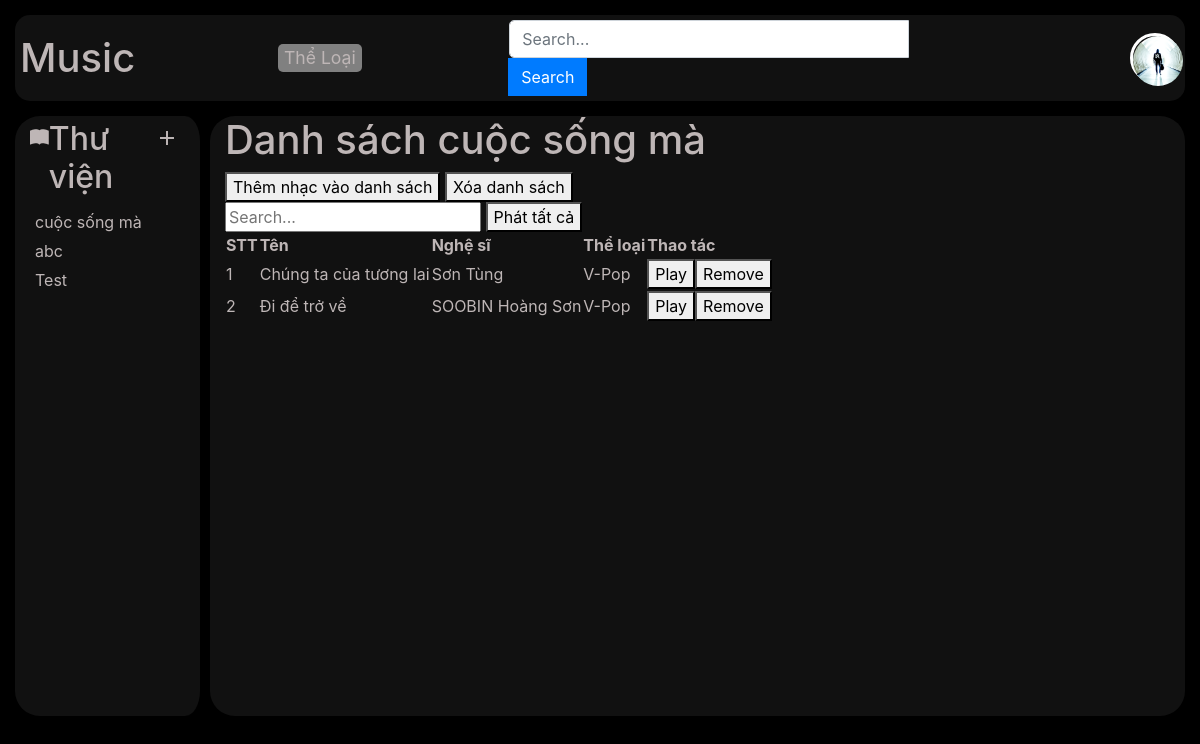
/Home/List?id=16 (signed in), run on the app's committed database.
### tables this page shows
CREATE TABLE `library` (
  `IdList` int(11) NOT NULL,
  `NameList` varchar(255) NOT NULL
);

CREATE TABLE `storemusic` (
  `IdMusic` int(11) NOT NULL,
  `NameMusic` varchar(1000) NOT NULL,
  `NameImageMusic` varchar(100) NOT NULL,
  `View` int(11) NOT NULL DEFAULT 0,
  `state` bit(2) NOT NULL
);

### mvc/code/controller.php (called while the page is built, shortened)
<?php
class controller
{
    public function model($model)
    {
        if ($model != "test")
            return new $model;
    }
    public function view($view, $data = [])
    {
        require_once "./mvc/view/" . $view . ".php";
    }
}

### mvc/controller/Home.php (called while the page is built, shortened)
<?php
    class Home extends controller{
        public $a;
        public function __construct()
        {
            $this->a=$this->model("MusicModel");
        }
        function List(){
            $this->view("master1",[
                "page"=>"List",
                "MS" => $this->a->Music(),
                "Lib"=> $this->a->Library(),
                "getlist" => $this->a->getListMusic(),
                "Album"=> $this->a->Album(),
                "getalbum" => $this->a->getAlbumMusic(),
                "Category"=> $this->a->Category()
                ]);
        }
    }
?>

### mvc/code/app.php (called while the page is built, shortened)
<?php
class App
{
    protected $action = "Show";
    function __construct()
    {
        $arr = $this->UrlProcess();
        if (file_exists("./mvc/controller/" . $arr[0] . ".php")) {
            $this->controller = $arr[0];
            unset($arr[0]);
        };
        $this->controller = new $this->controller;
        if (isset($arr[1])) {
            if (method_exists($this->controller, $arr[1])) {
                $this->action = $arr[1];
            }
            unset($arr[1]);
        }
        $this->params = $arr ? array_values($arr) : [];
        $controllerInstance = new $this->controller();
        call_user_func_array([$controllerInstance, $this->action], $this->params);
    }
    function UrlProcess()
    {
        if (isset($_GET["url"])) {
            return explode("/", filter_var(trim($_GET["url"])));
        }
    }
}

### index.php (called while the page is built, shortened)
<?php
$myApp = new App();
?>

### mvc/code/DB.php (called while the page is built, shortened)
<?php
class DB{
    protected $servername = "localhost";
    protected $username = "root";
    protected $password = "";
    function __construct()
    {
        $this->con=mysqli_connect($this->servername,$this->username,$this->password);
    }
}
?>

### mvc/model/MusicModel.php (called while the page is built, shortened)
<?php
class MusicModel extends DB
{
    public function Music()
    {
        $sql = "SELECT storemusic.IdMusic, storemusic.NameMusic, GROUP_CONCAT(DISTINCT artist.NameArtist ORDER BY artist.IdArtist SEPARATOR ' x ') AS NameArtist, category.NameCategory, storemusic.NameImageMusic
            FROM song_artist
            JOIN storemusic ON song_artist.IdMusic = storemusic.IdMusic
            JOIN song_category ON song_artist.IdMusic  = song_category.IdMusic
            JOIN category on song_category.IdCategory=category.IdCategory
            JOIN artist ON song_artist.IdArtist = artist.IdArtist
            GROUP BY storemusic.IdMusic, storemusic.NameMusic,category.NameCategory, storemusic.NameImageMusic";
        return mysqli_query($this->con, $sql);
    }
    public function Library()
    {
        if ($_SESSION['userid'] != 1) {
            $sql = "SELECT library.IdList AS Id, library.NameList AS Name
            FROM library
            JOIN account_library ON library.IdList = account_library.IdList
            WHERE account_library.IdAccount = ?";
        } else {
            $sql = "SELECT album.IdAlbum AS Id,album.NameAlbum AS Name
            FROM album JOIN account_album on album.IdAlbum=account_album.IdAlbum
            WHERE account_album.IdAccount=?";
        }
        $stmt = $this->con->prepare($sql);
        $stmt->bind_param('i', $_SESSION['userid']);
        $stmt->execute();
        $result = $stmt->get_result();
        if ($result) {
            return $result->fetch_all(MYSQLI_ASSOC);
        } else {
            return [];
        }
    }
    public function getListMusic()
    {
        $sql = "SELECT storemusic.IdMusic,storemusic.NameMusic,category.NameCategory,GROUP_CONCAT(DISTINCT artist.NameArtist SEPARATOR ' x ') AS NameArtist
        FROM song_artist join artist on song_artist.IdArtist= artist.IdArtist
		JOIN song_category ON song_artist.IdMusic = song_category.IdMusic
        join category on song_category.IdCategory=category.IdCategory
        join storemusic on song_artist.IdMusic=storemusic.IdMusic
        JOIN listmusic on song_artist.IdMusic=listmusic.IdMusic
        join library on listmusic.IdList=library.IdList
        join account_library on library.IdList= account_library.IdList
        WHERE IdAccount=? And listmusic.IdList=?
        GROUP BY storemusic.IdMusic,storemusic.IdMusic,category.NameCategory";
        $stmt = $this->con->prepare($sql);
        $stmt->bind_param('ii', $_SESSION['userid'], $_GET['id']);
        $stmt->execute();
        $result = $stmt->get_result();
        $listMusic = array();
        if ($result->num_rows > 0) {
            while ($row = $result->fetch_assoc()) {
                $list = array(
                    "IdMusic" => $row["IdMusic"],
                    "NameMusic" => $row["NameMusic"],
                    "NameArtist" => $row["NameArtist"],
                    "NameCategory" => $row["NameCategory"]
                );
                array_push($listMusic, $list);
            }
        }
        return $listMusic;
    }
}

### mvc/view/block/List.php (the view, shortened to what this page needs)
<link rel="stylesheet" type="text/css" href="../public/css/List.scss">
<div id="list">
    <?php if ($_SESSION['userid'] != 1): ?>
        <div class="header-list">
            <h1>Danh sách <?php foreach ($data["Lib"] as $print) {
                                if ($print['Id'] == $_GET['id']) {
                                    echo $print['Name'];
                                    break;
                                }
                            } ?></h1>
            <div>
                <button id="buttonToAddList1">Thêm nhạc vào danh sách</button>
                <button onclick="delDanhSachPhat()">Xóa danh sách</button>
            </div>
        </div>
        <div class="search">
            <input type="text" class="search-form" placeholder="Search...">
            <button onclick="playMusicFromList()">Phát tất cả</button>
        </div>
        <div class="list-library">
            <table id="song-list">
                <tr>
                    <th>STT</th>
                    <th>Tên</th>
                    <th>Nghệ sĩ</th>
                    <th>Thể loại</th>
                    <th>Thao tác</th>
                </tr>
                <?php
                $stt = 1;
                foreach ($data["getlist"] as $print) {
                    echo '<tr><td>';
                    echo $stt;
                    echo '</td><td>';
                    echo htmlspecialchars($print['NameMusic']);
                    echo '</td><td>';
                    echo htmlspecialchars($print['NameArtist']);
                    echo '</td><td>';
                    echo htmlspecialchars($print['NameCategory']);
                    echo '</tb><td>';
                    if ($stt === 1) {
                        echo '<button id="playFirstMusic" onclick="playMusic(this)" data-idMusic="' .htmlspecialchars($print['IdMusic']) . '">Play</button>';
                    } else echo '<button  onclick="playMusic(this)" data-idMusic="' . htmlspecialchars($print['IdMusic']) . '">Play</button>';
                    echo '<button onclick="deleteMusicFromDanhSachPhat(this)" data-idMusic="' . htmlspecialchars($print['IdMusic']) . '">Remove</button>';
                    echo '</td></tr>';
                    $stt++;
                }
                ?>
            </table>
        </div>
    <?php endif; ?>
</div>

### mvc/view/block/library.php (shortened to what this page needs)
<head>
    <link rel="stylesheet" type="text/css" href="../public/css/library.css">
</head>
<div class="container-fluid library col-md-2 pt-1">
    <div class="title d-flex">
        <?php if (isset($_SESSION['userid'])) {
            if ($_SESSION['userid'] == 1)
                echo "<h2>Album</h2>";
            else echo "<h2>Thư viện</h2>";
        } else echo "<h2>Thư viện</h2>";
        ?>
        <button class="material-icons"
            <?php if (isset($_SESSION["loginedin"])) echo 'onclick="Show()"';
            else echo 'onclick="showLogin()"' ?>>add</button>
    </div>
    <div class="listmusic">
        <?php
        if (isset($_SESSION["loginedin"])) {
            if (!empty($data["Lib"])) {
                foreach ($data["Lib"] as $print) {
                    echo '<div class="items-list">';
                    echo '<a href="./List?id=' . $print['Id'] . '">' . $print['Name'] . '</a>';
                    echo '</div>';
                }
            } else {
                echo "<p>Hãy tạo danh sách phát đầu tiên của bạn!</p>";
            }
        } else
            echo "<p>Hãy thêm danh sách phát cho chính mình!</p>";
        ?>
    </div>
</div>

### public/css/master1.css (style rules this page uses)
body { color: rgb(190, 182, 182); background-color: black; }

### public/css/library.css (style rules this page uses)
.library { background-color: rgb(17, 17, 17); border-radius: 25px; border-right: 10px solid black; }
.library .title { align-items: baseline; position: relative; }
.library .title .material-icons { color: rgb(190, 182, 182); }
.library button { color: black; border: none; background-color: inherit; }
.library .items-list { border-radius: 10px; margin: 5px 0; padding-left: 5px; }
.library .items-list a { text-decoration: none; color: inherit; cursor: pointer; }

### data on the page
library: NameList "cuộc sống mà"
library: NameList "abc"
library: NameList "Test"
storemusic: NameMusic "Chúng ta của tương lai", NameArtist "Sơn Tùng", NameCategory "V-Pop"
storemusic: NameMusic "Đi để trở về", NameArtist "SOOBIN Hoàng Sơn", NameCategory "V-Pop"
